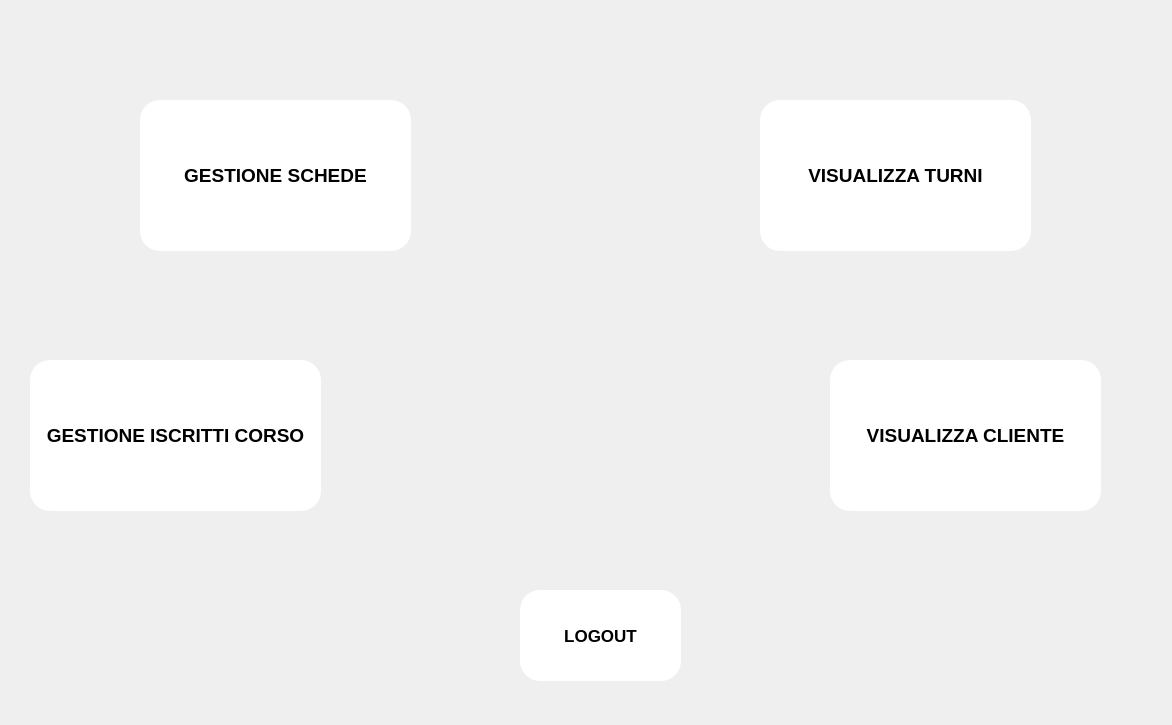
<?xml version="1.0" encoding="UTF-8"?>
<ui version="4.0">
 <class>Form</class>
 <widget class="QWidget" name="Form">
  <property name="geometry">
   <rect>
    <x>0</x>
    <y>0</y>
    <width>1172</width>
    <height>725</height>
   </rect>
  </property>
  <property name="minimumSize">
   <size>
    <width>1172</width>
    <height>725</height>
   </size>
  </property>
  <property name="maximumSize">
   <size>
    <width>1172</width>
    <height>725</height>
   </size>
  </property>
  <property name="windowTitle">
   <string>Home Allenatore</string>
  </property>
  <widget class="QLabel" name="label">
   <property name="geometry">
    <rect>
     <x>0</x>
     <y>0</y>
     <width>1172</width>
     <height>725</height>
    </rect>
   </property>
   <property name="minimumSize">
    <size>
     <width>1172</width>
     <height>725</height>
    </size>
   </property>
   <property name="text">
    <string/>
   </property>
   <property name="pixmap">
    <pixmap>homeAllenatore.png</pixmap>
   </property>
  </widget>
  <widget class="QPushButton" name="button_gestSchede">
   <property name="geometry">
    <rect>
     <x>140</x>
     <y>100</y>
     <width>271</width>
     <height>151</height>
    </rect>
   </property>
   <property name="font">
    <font>
     <family>Arial</family>
     <pointsize>14</pointsize>
     <bold>true</bold>
    </font>
   </property>
   <property name="styleSheet">
    <string notr="true">background-color: white;
color: black;
border-radius: 20px;

</string>
   </property>
   <property name="text">
    <string>GESTIONE SCHEDE</string>
   </property>
  </widget>
  <widget class="QPushButton" name="button_gestIscritti">
   <property name="geometry">
    <rect>
     <x>30</x>
     <y>360</y>
     <width>291</width>
     <height>151</height>
    </rect>
   </property>
   <property name="font">
    <font>
     <family>Arial</family>
     <pointsize>14</pointsize>
     <bold>true</bold>
    </font>
   </property>
   <property name="styleSheet">
    <string notr="true">background-color: white;
color: black;
border-radius: 20px;

</string>
   </property>
   <property name="text">
    <string>GESTIONE ISCRITTI CORSO</string>
   </property>
  </widget>
  <widget class="QPushButton" name="button_visualizzaCliente">
   <property name="geometry">
    <rect>
     <x>830</x>
     <y>360</y>
     <width>271</width>
     <height>151</height>
    </rect>
   </property>
   <property name="font">
    <font>
     <family>Arial</family>
     <pointsize>14</pointsize>
     <bold>true</bold>
    </font>
   </property>
   <property name="styleSheet">
    <string notr="true">background-color: white;
color: black;
border-radius: 20px;

</string>
   </property>
   <property name="text">
    <string>VISUALIZZA CLIENTE</string>
   </property>
  </widget>
  <widget class="QPushButton" name="button_visualizzaTurni">
   <property name="geometry">
    <rect>
     <x>760</x>
     <y>100</y>
     <width>271</width>
     <height>151</height>
    </rect>
   </property>
   <property name="font">
    <font>
     <family>Arial</family>
     <pointsize>14</pointsize>
     <bold>true</bold>
    </font>
   </property>
   <property name="styleSheet">
    <string notr="true">background-color: white;
color: black;
border-radius: 20px;

</string>
   </property>
   <property name="text">
    <string>VISUALIZZA TURNI</string>
   </property>
  </widget>
  <widget class="QPushButton" name="button_logout">
   <property name="geometry">
    <rect>
     <x>520</x>
     <y>590</y>
     <width>161</width>
     <height>91</height>
    </rect>
   </property>
   <property name="font">
    <font>
     <family>Arial</family>
     <pointsize>13</pointsize>
     <bold>true</bold>
    </font>
   </property>
   <property name="styleSheet">
    <string notr="true">background-color: white;
color: black;
border-radius: 20px;

</string>
   </property>
   <property name="text">
    <string>LOGOUT</string>
   </property>
  </widget>
 </widget>
 <resources>
  <include location="Allenatore.qrc"/>
 </resources>
 <connections/>
</ui>
